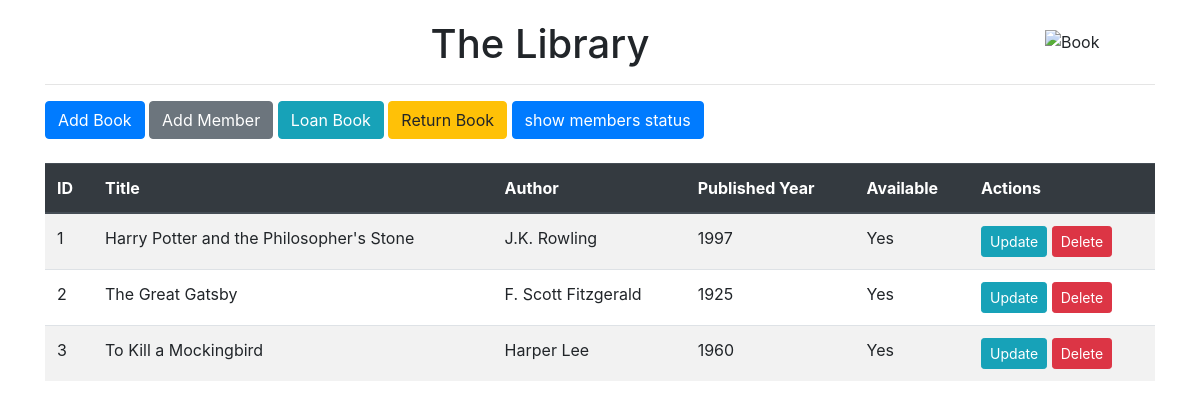
Before: / with the older database file.
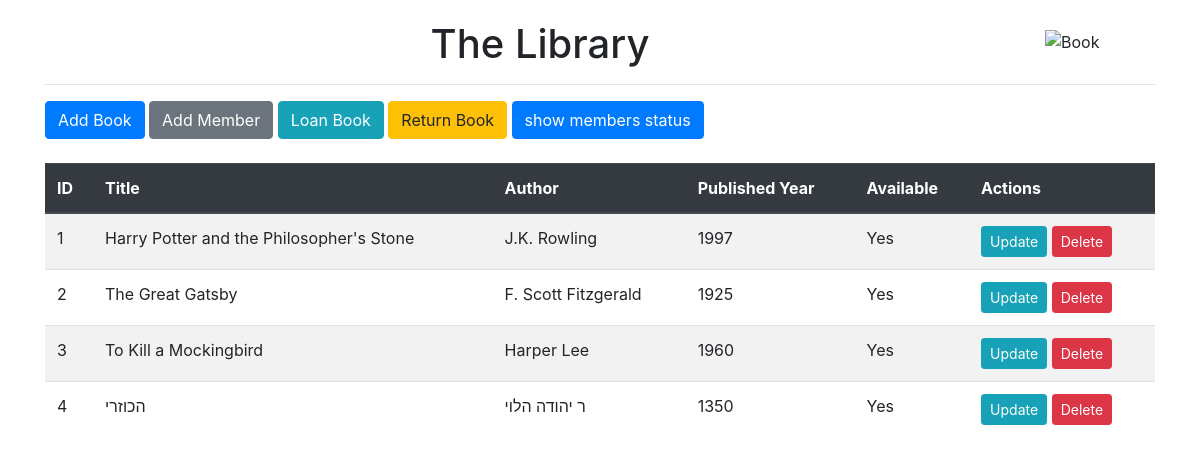
After: the same page with the newer database file.
### tables this page shows
CREATE TABLE Books (
    book_id INTEGER PRIMARY KEY,
    title TEXT NOT NULL,
    author TEXT NOT NULL,
    published_year INTEGER NOT NULL,
    available BOOLEAN NOT NULL CHECK (available IN (0, 1))
);

### app.py (the view)
@app.route('/')
def show_books():
    conn = sqlite3.connect('library.db')
    c = conn.cursor()
    c.execute('SELECT * FROM Books')
    books = c.fetchall()
    conn.close()
    return render_template('show_books.html', books=books)

### templates/show_books.html (shortened to what this page needs)
{% extends "base.html" %}
{% block header %}The Library {% endblock %}
{% block content %}
    <div class="mb-4">
        <a href="{{ url_for('add_book') }}" class="btn btn-primary">Add Book</a>
        <a href="{{ url_for('add_member') }}" class="btn btn-secondary">Add Member</a>
        <a href="{{ url_for('loan_book') }}" class="btn btn-info">Loan Book</a>
        <a href="{{ url_for('return_book') }}" class="btn btn-warning">Return Book</a>
        <a href="{{ url_for('show_members') }}" class="btn btn-primary">show members status</a>
    </div>
    <table class="table table-striped">
        <thead class="thead-dark">
            <tr>
                <th>ID</th>
                <th>Title</th>
                <th>Author</th>
                <th>Published Year</th>
                <th>Available</th>
                <th>Actions</th>
            </tr>
        </thead>
        <tbody>
            {% for book in books %}
            <tr>
                <td>{{ book[0] }}</td>
                <td>{{ book[1] }}</td>
                <td>{{ book[2] }}</td>
                <td>{{ book[3] }}</td>
                <td>{{ 'Yes' if book[4] else 'No' }}</td>
                <td>
                    <a href="{{ url_for('update_book', book_id=book[0]) }}" class="btn btn-sm btn-info">Update</a>
                    <form method="post" action="{{ url_for('delete_book', book_id=book[0]) }}" style="display:inline;">
                        <button type="submit" class="btn btn-sm btn-danger">Delete</button>
                    </form>
                </td>
            </tr>
            {% endfor %}
        </tbody>
    </table>
{% endblock %}

### templates/base.html (shortened to what this page needs)
<!DOCTYPE html>
<html lang="en">
<head>
    <link rel="stylesheet" href="https://stackpath.bootstrapcdn.com/bootstrap/4.5.2/css/bootstrap.min.css">
</head>
<body>
    <div class="container">
        <img src="https://media1.giphy.com/media/VfK8uwEgsWawGtsSKO/giphy.gif?cid=6c09b952mdnsw2voe73e19c1gtwf05pfxuazy7lixumxa3b3&ep=v1_internal_gif_by_id&rid=giphy.gif&ct=s" alt="Book" class="book-image">
        <h1 class="text-center">{% block header %}Library App{% endblock %}</h1>
        <hr>
        <div class="content">
            {% block content %}{% endblock %}
        </div>
    </div>
</body>
</html>

### templates/base.html (style rules this page uses)
.book-image { width: 100px; float: right; margin: 10px; }
body { padding-top: 20px; }

Changed rows visible on the page:
added Books: book_id "4", title "הכוזרי", author "ר יהודה הלוי", published_year "1350", available "Yes"
